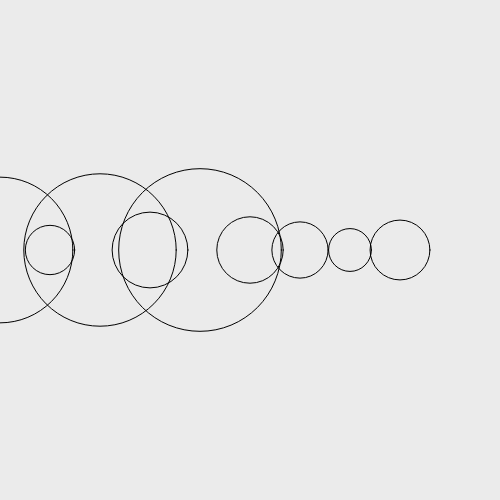
Frame 1 (no input)
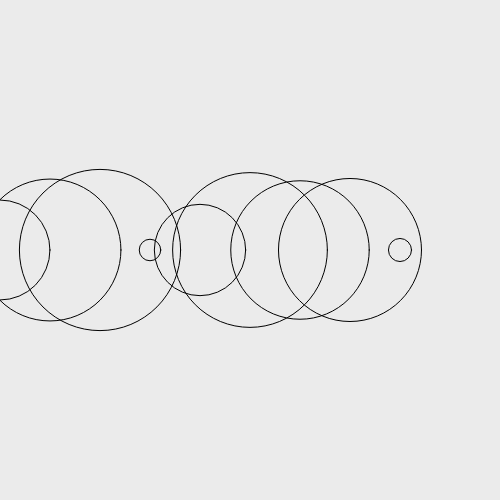
Frame 2 (the mouse pressed at the canvas centre, redrawn once)

The p5.js sketch that drew these frames (run headless with seeded random() and noise() and a simulated clock; the mouse was pressed at the canvas centre and the sketch redrawn once):

// p5.js sketch
// ── sketch.js
function setup() {
    createCanvas(500, 500);
    noLoop();
  }
  
  function draw() {
    background(235);
    noFill();

    for (let i = 0; i < 9; i++) {
      circle(i * 50, height / 2, random(10, 200))
    }
  }
  
